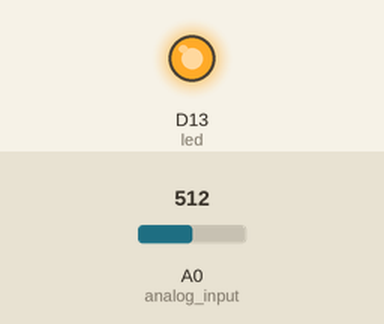
This program was run on a simulated Arduino board driven over Firmata from a computer. On the bench: output pins drawn as LEDs (lit = HIGH). The test bench sets the inputs (shaded band); at power-on: A0 (analog_input) = 512 (analog values on the 0–1023 scale). What the program prints to the terminal is not drawn.

Above: at 6.2 s.
6.3 s: A0 (analog_input) set to 122
9.8 s: A0 (analog_input) set to 0
At 9.96 s:
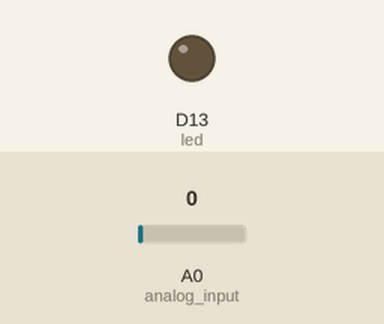
Timing chart, 0 to 12.8 s (numbered marks = the images above; inputs shaded):
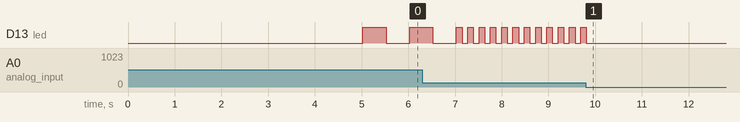

The program:

3_read_analog_input2.py
```python
import pyfirmata
import time
from board_settings import board


it = pyfirmata.util.Iterator(board)

it.start()


analog_input = board.get_pin("a:0:i")
led = board.get_pin("d:13:o")


while True:

    analog_value = analog_input.read()

    print(analog_value)

    # it’s common to get an analog_value of None during the first few iterations.
    if analog_value is not None:
        delay = analog_value + 0.001  # not to have zero delay
        led.write(1)
        time.sleep(delay)
        led.write(0)
        time.sleep(delay)
```

board_settings.py
```python
import pyfirmata

board = pyfirmata.Arduino("/dev/cu.usbmodem1411")
```

Measured:
- after the input at 9.8 s, D13 (led): goes on until 9.8 s, then stays LOW
- by itself, D13 (led): repeats every 0.24 s: HIGH 0.12 s, LOW 0.12 s
